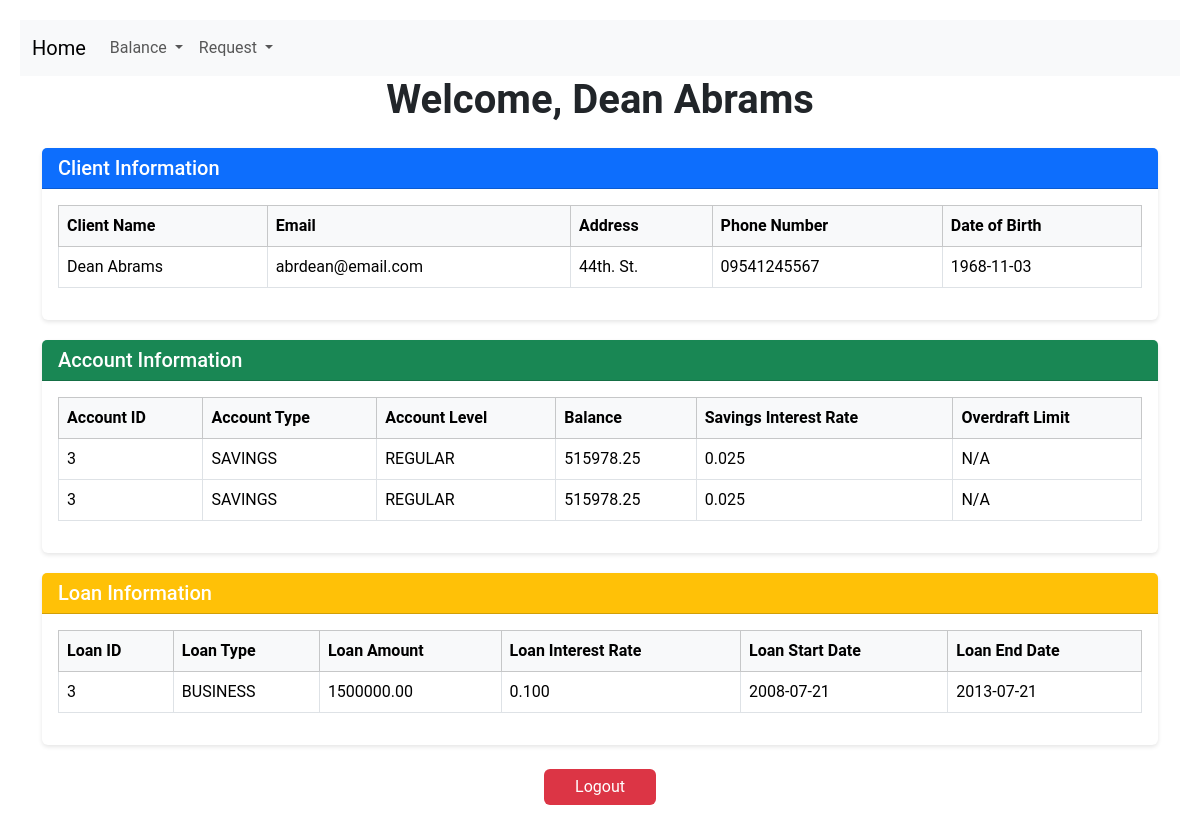
Page /client/dashboard.php (signed in) on the committed database.
### tables this page shows
CREATE TABLE client (
	client_id INT(5) NOT NULL AUTO_INCREMENT,
    client_name VARCHAR(50) NOT NULL,
    address VARCHAR(50) NOT NULL,
    phone_number CHAR(11) NOT NULL,
    email VARCHAR(50) NOT NULL UNIQUE,
    date_of_birth DATE NOT NULL,
    PRIMARY KEY (client_id)
);

CREATE TABLE account (
	acct_id INT(5) NOT NULL AUTO_INCREMENT,
    client_id INT(5) NOT NULL,
    acct_type ENUM('SAVINGS', 'CHECKING') NOT NULL,
    acct_level ENUM('REGULAR', 'PREMIUM', 'VIP') NOT NULL,
    acct_balance DECIMAL(9,2) NOT NULL,
    PRIMARY KEY (acct_id),
    FOREIGN KEY (client_id) REFERENCES client(client_id)
);

CREATE TABLE savings_account (
	acct_id INT(5) NOT NULL,
    savings_interest_rate DECIMAL(4,3) NOT NULL,
    PRIMARY KEY(acct_id),
    FOREIGN KEY (acct_id) REFERENCES account(acct_id) ON DELETE CASCADE
);

CREATE TABLE loan (
	loan_id INT(5) NOT NULL AUTO_INCREMENT,
    client_id INT(5) NOT NULL,
    loan_type ENUM('BUSINESS', 'CAR', 'HOUSING') NOT NULL,
    loan_amount DECIMAL(9,2) NOT NULL,
    loan_interest_rate DECIMAL(4,3) NOT NULL,
    loan_start_date DATE NOT NULL,
	loan_end_date DATE NOT NULL,
    employee_id INT(5) NOT NULL,
    PRIMARY KEY (loan_id),
    FOREIGN KEY (client_id) REFERENCES client(client_id),
    FOREIGN KEY (employee_id) REFERENCES employee(employee_id)
);

### client/dashboard.php (the view, shortened to what this page needs)
<?php
include '../includes/db.php';
$email = $_SESSION['email'];
$sql = "
    SELECT c.client_name, c.email, c.address, c.phone_number, c.date_of_birth,
           a.acct_id, a.acct_type, a.acct_level, a.acct_balance,
           sa.savings_interest_rate,
           ca.overdraft_limit,
           l.loan_id, l.loan_type, l.loan_amount, l.loan_interest_rate, l.loan_start_date, l.loan_end_date
    FROM client c
    LEFT JOIN account a ON c.client_id = a.client_id
    LEFT JOIN savings_account sa ON a.acct_id = sa.acct_id
    LEFT JOIN checking_account ca ON a.acct_id = ca.acct_id
    LEFT JOIN loan l ON c.client_id = l.client_id
    WHERE c.email = ?";
$stmt = $mysqli->prepare($sql);
if ($stmt) {
    $stmt->bind_param("s", $email);
    $stmt->execute();
    $result = $stmt->get_result();
    $client = [];
    while ($row = $result->fetch_assoc()) {
        $client[] = $row;
    }
} else {
    echo "Error preparing the query: " . $mysqli->error;
}
?>
<!DOCTYPE html>
<html lang="en">
<head>
    <link href="https://cdn.jsdelivr.net/npm/bootstrap@5.3.3/dist/css/bootstrap.min.css"
        rel="stylesheet"
>
</head>
<body class="bg-light.bg-gradient">
    <nav class="navbar navbar-expand-lg bg-body-tertiary">
    <div class="container-fluid">
        <a class="navbar-brand" href="/powerbank/client/dashboard.php">Home</a>
        <div class="collapse navbar-collapse" id="navbarSupportedContent">
        <ul class="navbar-nav me-auto mb-2 mb-lg-0">
            <li class="nav-item dropdown">
            <a class="nav-link dropdown-toggle" href="#" role="button" data-bs-toggle="dropdown" aria-expanded="false">
                Balance
            </a>
            </li>
            <li class="nav-item dropdown">
            <a class="nav-link dropdown-toggle" href="#" role="button" data-bs-toggle="dropdown" aria-expanded="false">
                Request
            </a>
            </li>
        </ul>
        </div>
    </div>
    </nav>
    <div class="container">
        <?php if (!empty($client)): ?>
            <h1 class="text-center mb-4">Welcome, <?= $client[0]['client_name'] ?></h1>
            <div class="card">
                <div class="card-header bg-primary text-white">
                    <h5 class="mb-0">Client Information</h5>
                </div>
                <div class="card-body">
                    <table class="table table-bordered">
                        <thead class="table-light">
                            <tr>
                                <th>Client Name</th>
                                <th>Email</th>
                                <th>Address</th>
                                <th>Phone Number</th>
                                <th>Date of Birth</th>
                            </tr>
                        </thead>
                        <tbody>
                            <tr>
                                <td><?= $client[0]['client_name'] ?></td>
                                <td><?= $client[0]['email'] ?></td>
                                <td><?= $client[0]['address'] ?></td>
                                <td><?= $client[0]['phone_number'] ?></td>
                                <td><?= $client[0]['date_of_birth'] ?></td>
                            </tr>
                        </tbody>
                    </table>
                </div>
            </div>
            <div class="card">
                <div class="card-header bg-success text-white">
                    <h5 class="mb-0">Account Information</h5>
                </div>
                <div class="card-body">
                    <table class="table table-bordered">
                        <thead class="table-light">
                            <tr>
                                <th>Account ID</th>
                                <th>Account Type</th>
                                <th>Account Level</th>
                                <th>Balance</th>
                                <th>Savings Interest Rate</th>
                                <th>Overdraft Limit</th>
                            </tr>
                        </thead>
                        <tbody>
                            <?php foreach ($client as $account): ?>
                                <tr>
                                    <td><?= $account['acct_id'] ?></td>
                                    <td><?= $account['acct_type'] ?></td>
                                    <td><?= $account['acct_level'] ?></td>
                                    <td><?= $account['acct_balance'] ?></td>
                                    <td><?= isset($account['savings_interest_rate']) ? $account['savings_interest_rate'] : 'N/A' ?></td>
                                    <td><?= isset($account['overdraft_limit']) ? $account['overdraft_limit'] : 'N/A' ?></td>
                                </tr>
                            <?php endforeach; ?>
                        </tbody>
                    </table>
                </div>
            </div>
            <div class="card">
                <div class="card-header bg-warning text-white">
                    <h5 class="mb-0">Loan Information</h5>
                </div>
                <div class="card-body">
                    <?php if (isset($client[0]['loan_id'])): ?>
                        <table class="table table-bordered">
                            <thead class="table-light">
                                <tr>
                                    <th>Loan ID</th>
                                    <th>Loan Type</th>
                                    <th>Loan Amount</th>
                                    <th>Loan Interest Rate</th>
                                    <th>Loan Start Date</th>
                                    <th>Loan End Date</th>
                                </tr>
                            </thead>
                            <tbody>
                                <tr>
                                    <td><?= $client[0]['loan_id'] ?></td>
                                    <td><?= $client[0]['loan_type'] ?></td>
                                    <td><?= $client[0]['loan_amount'] ?></td>
                                    <td><?= $client[0]['loan_interest_rate'] ?></td>
                                    <td><?= $client[0]['loan_start_date'] ?></td>
                                    <td><?= $client[0]['loan_end_date'] ?></td>
                                </tr>
                            </tbody>
                        </table>
                    <?php else: ?>
                        <p class="text-muted">No loan information found.</p>
                    <?php endif; ?>
                </div>
            </div>
        <?php else: ?>
            <p class="alert alert-danger">No client found with this email.</p>
        <?php endif; ?>
        <form method="POST" form action="/powerbank/" class="text-center mt-4">
            <button type="submit" name="logout" class="btn btn-danger">Logout</button>
        </form>
    </div>
</body>
</html>

### client/dashboard.php (style rules this page uses)
body { font-family: 'Roboto', Arial, sans-serif; margin: 0; padding: 20px; }
h1 { font-weight: bold; }
.card { margin-bottom: 20px; border: none; box-shadow: 0 2px 4px rgba(0, 0, 0, 0.1); }
.table th, .table td { vertical-align: middle; }
.btn-danger { background-color: #dc3545; border: none; width: 10%; }

### rows in the picture
client: client_name "Dean Abrams", email "abrdean@email.com", address "44th. St.", phone_number "09541245567", date_of_birth "1968-11-03", account.acct_id "3", account.acct_type "SAVINGS", account.acct_level "REGULAR", account.acct_balance "515978.25", savings_account.savings_interest_rate "0.025"
loan: loan_id "3", loan_type "BUSINESS", loan_amount "1500000.00", loan_interest_rate "0.100", loan_start_date "2008-07-21", loan_end_date "2013-07-21"
